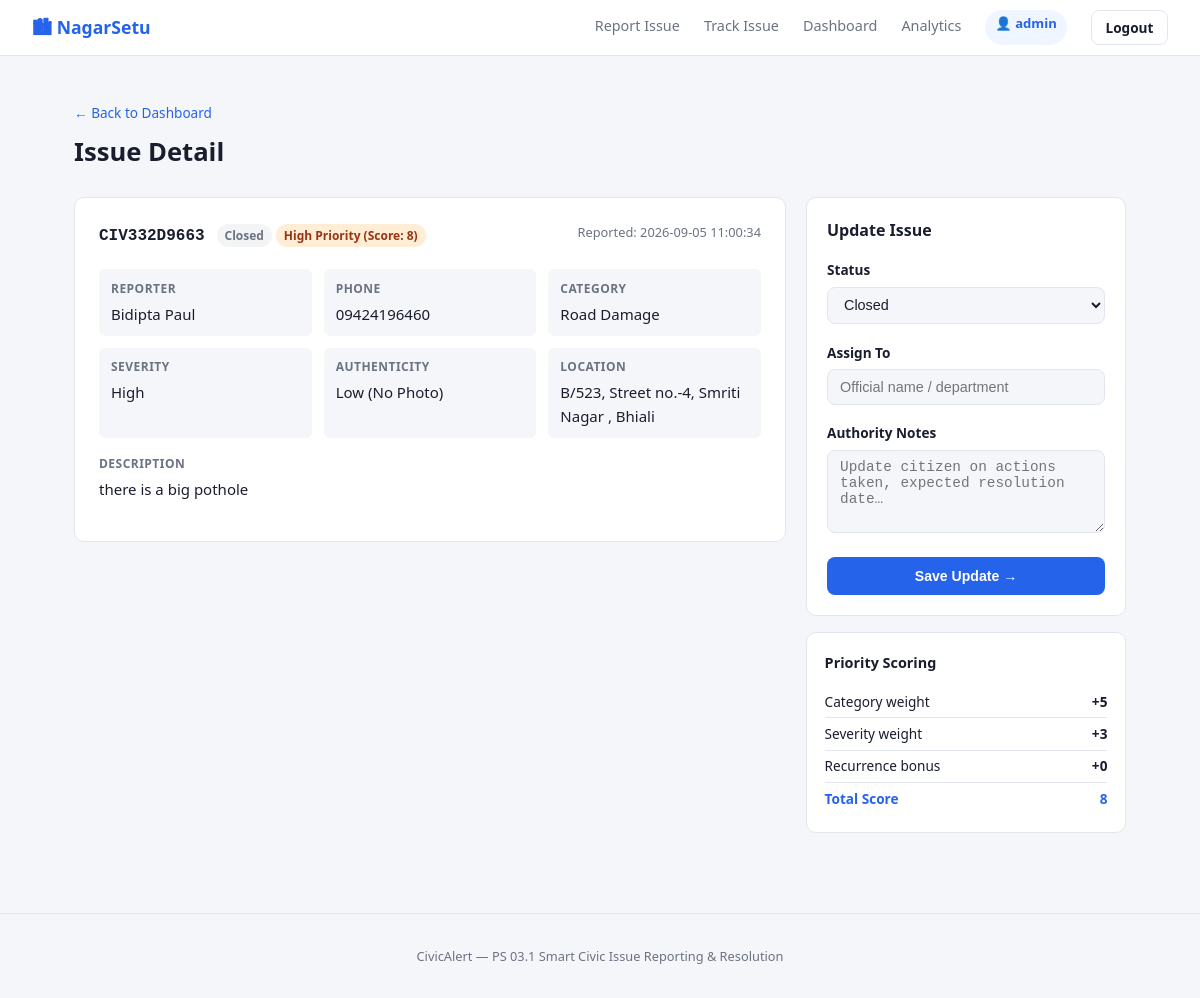
The app's page /admin/issue/CIV332D9663 (signed in) with its own data.
### tables this page shows
CREATE TABLE issues (
        id          TEXT PRIMARY KEY,
        name        TEXT NOT NULL,
        phone       TEXT,
        category    TEXT NOT NULL,
        severity    TEXT NOT NULL,
        description TEXT NOT NULL,
        location    TEXT NOT NULL,
        photo       TEXT,
        status      TEXT DEFAULT 'Pending',
        priority_score INTEGER DEFAULT 0,
        priority_label TEXT DEFAULT 'Low',
        assigned_to TEXT,
        admin_notes TEXT,
        created_at  TEXT NOT NULL,
        updated_at  TEXT NOT NULL
    );

### app.py (the view, shortened to what this page needs)
@app.route('/admin/issue/<issue_id>', methods=['GET', 'POST'])
@login_required
def admin_issue(issue_id):
    conn = get_db()
    issue = conn.execute('SELECT * FROM issues WHERE id=?', (issue_id,)).fetchone()
    conn.close()
    if not issue:
        flash('Issue not found.', 'error')
        return redirect(url_for('admin'))
    return render_template('issue_detail.html', issue=issue)

### app.py (called while the page is built)
def login_required(f):
    @wraps(f)
    def decorated(*args, **kwargs):
        if not session.get('admin_logged_in'):
            flash('Please log in to access the authority dashboard.', 'error')
            return redirect(url_for('admin_login', next=request.path))
        return f(*args, **kwargs)
    return decorated

def get_db():
    conn = sqlite3.connect(DB_PATH)
    conn.row_factory = sqlite3.Row
    return conn

### templates/issue_detail.html (shortened to what this page needs)
{% extends "base.html" %}
{% block content %}
<div class="page-header">
  <a href="{{ url_for('admin') }}" class="back-link">← Back to Dashboard</a>
  <h1>Issue Detail</h1>
</div>
<div class="detail-layout">
  <div class="detail-main">
    <div class="issue-card">
      <div class="issue-card-header">
        <div>
          <span class="issue-id">{{ issue.id }}</span>
          <span class="badge badge-{{ issue.status | lower | replace(' ','_') }}">{{ issue.status }}</span>
          <span class="badge badge-priority-{{ issue.priority_label | lower }}">
            {{ issue.priority_label }} Priority (Score: {{ issue.priority_score }})
          </span>
        </div>
        <div class="issue-meta">Reported: {{ issue.created_at }}</div>
      </div>
      <div class="detail-grid">
        <div class="detail-item"><span class="label">Reporter</span><span>{{ issue.name }}</span></div>
        {% if issue.phone %}<div class="detail-item"><span class="label">Phone</span><span>{{ issue.phone }}</span></div>{% endif %}
        <div class="detail-item"><span class="label">Category</span><span>{{ issue.category }}</span></div>
        <div class="detail-item"><span class="label">Severity</span><span>{{ issue.severity }}</span></div>
        <div class="detail-item"><span class="label">Authenticity</span><span>{{ 'High (Photo Attached)' if issue.photo else 'Low (No Photo)' }}</span></div>
        <div class="detail-item"><span class="label">Location</span><span>{{ issue.location }}</span></div>
      </div>
      <div class="detail-section">
        <span class="label">Description</span>
        <p>{{ issue.description }}</p>
      </div>
    </div>
  </div>
  <div class="detail-sidebar">
    <div class="update-card">
      <h2>Update Issue</h2>
      <form method="POST">
        <div class="form-group">
          <label for="status">Status</label>
          <select id="status" name="status" required>
            {% for s in ['Pending','In Progress','Resolved','Closed'] %}
            <option {{ 'selected' if issue.status==s }}>{{ s }}</option>
            {% endfor %}
          </select>
        </div>
        <div class="form-group">
          <label for="assigned_to">Assign To</label>
          <input type="text" id="assigned_to" name="assigned_to"
                 value="{{ issue.assigned_to or '' }}"
                 placeholder="Official name / department"/>
        </div>
        <div class="form-group">
          <label for="admin_notes">Authority Notes</label>
          <textarea id="admin_notes" name="admin_notes" rows="4"
                    placeholder="Update citizen on actions taken, expected resolution date…">{{ issue.admin_notes or '' }}</textarea>
        </div>
        <button type="submit" class="btn btn-primary btn-full">Save Update →</button>
      </form>
    </div>
    <div class="priority-box">
      <h3>Priority Scoring</h3>
      <div class="priority-row"><span>Category weight</span>
        <span class="score-val">+{{ {'Road Damage':5,'Flooding / Drain':5,'Power Outage':4,'Water Leakage':4,'Garbage Overflow':3,'Broken Streetlight':3}.get(issue.category, 2) }}</span>
      </div>
      <div class="priority-row"><span>Severity weight</span>
        <span class="score-val">+{{ {'High':3,'Medium':2,'Low':1}.get(issue.severity, 1) }}</span>
      </div>
      <div class="priority-row"><span>Recurrence bonus</span>
        <span class="score-val">+{{ issue.priority_score - ({'Road Damage':5,'Flooding / Drain':5,'Power Outage':4,'Water Leakage':4,'Garbage Overflow':3,'Broken Streetlight':3}.get(issue.category,2) + {'High':3,'Medium':2,'Low':1}.get(issue.severity,1)) }}</span>
      </div>
      <div class="priority-row total"><span>Total Score</span>
        <span class="score-val">{{ issue.priority_score }}</span>
      </div>
    </div>
  </div>
</div>
{% endblock %}

### static/style.css (style rules this page uses)
:root { --bg: #f5f6fa; --surface: #ffffff; --border: #e2e6ef; --text: #1a1d2e; --muted: #6b7280; --primary: #2563eb; --primary-h:#1d4ed8; --success: #16a34a; --warning: #d97706; --danger: #dc2626; --info: #0891b2; --radius: 8px; --shadow: 0 1px 4px rgba(0,0,0,.08); }
*, *::before, *::after { box-sizing: border-box; margin: 0; padding: 0; }
body { font-family: 'Segoe UI', system-ui, sans-serif; background: var(--bg); color: var(--text); font-size: 15px; line-height: 1.6; }
a { color: inherit; text-decoration: none; }
.page-header { margin-bottom: 1.5rem; }
.page-header h1 { font-size: 1.6rem; font-weight: 700; }
.back-link { font-size: .85rem; color: var(--primary); display: inline-block; margin-bottom: .5rem; }
.btn { display: inline-block; padding: .5rem 1.1rem; border-radius: var(--radius); font-size: .88rem; font-weight: 600; cursor: pointer; border: none; transition: background .15s, color .15s; }
.btn-primary { background: var(--primary); color: #fff; }
.btn-full { width: 100%; text-align: center; padding: .7rem; }
.badge { display: inline-block; padding: 2px 8px; border-radius: 20px; font-size: .75rem; font-weight: 600; }
.badge-closed { background:#f3f4f6; color:#6b7280; }
.badge-priority-high { background:#ffedd5; color:#9a3412; }
.form-group { margin-bottom: 1.1rem; }
.form-group label { display: block; font-size: .85rem; font-weight: 600; margin-bottom: .35rem; }
.form-group input, .form-group select, .form-group textarea { width: 100%; padding: .55rem .75rem; border: 1.5px solid var(--border); border-radius: var(--radius); font-size: .9rem; background: var(--bg); color: var(--text); transition: border-color .15s; }
.issue-card { background: var(--surface); border: 1px solid var(--border); border-radius: 10px; padding: 1.5rem; }
.issue-card-header { display: flex; justify-content: space-between; align-items: flex-start; margin-bottom: 1.25rem; flex-wrap: wrap; gap: .5rem; }
.issue-id { font-weight: 700; font-size: 1rem; font-family: monospace; margin-right: .5rem; }
.issue-meta { color: var(--muted); font-size: .8rem; }
.detail-grid { display: grid; grid-template-columns: repeat(auto-fill, minmax(200px,1fr)); gap: .75rem; margin-bottom: 1rem; }
.detail-item { background: var(--bg); border-radius: 6px; padding: .6rem .75rem; }
.detail-section { margin: 1rem 0; }
.label { display: block; font-size: .75rem; font-weight: 700; color: var(--muted); text-transform: uppercase; letter-spacing: .04em; margin-bottom: .25rem; }
.detail-layout { display: flex; gap: 1.25rem; align-items: flex-start; }
.detail-main { flex: 1; min-width: 0; }
.detail-sidebar { width: 320px; flex-shrink: 0; }
.update-card { background: var(--surface); border: 1px solid var(--border); border-radius: 10px; padding: 1.25rem; margin-bottom: 1rem; }
.update-card h2 { font-size: 1rem; font-weight: 700; margin-bottom: 1rem; }
.priority-box { background: var(--surface); border: 1px solid var(--border); border-radius: 10px; padding: 1.1rem; }
.priority-box h3 { font-size: .9rem; font-weight: 700; margin-bottom: .75rem; }
.priority-row { display: flex; justify-content: space-between; font-size: .85rem; padding: .3rem 0; border-bottom: 1px solid var(--border); }
.priority-row.total { border-bottom: none; font-weight: 700; color: var(--primary); }
.score-val { font-weight: 700; }

### records on screen
issues: id "CIV332D9663", status "Closed", priority_label "High", priority_score "8", created_at "2026-09-05 11:00:34", name "Bidipta Paul", phone "09424196460", category "Road Damage", severity "High", location "B/523, Street no.-4, Smriti Nagar , Bhiali", description "there is a big pothole", category "5", severity "3", priority_score+category+severity "0"

### other values on screen
{{ session.get('admin_user') }} "admin"
{{ 'High (Photo Attached)' if issue.photo else 'Low (No Photo)' }} "Low (No Photo)"
form field status "Closed"
